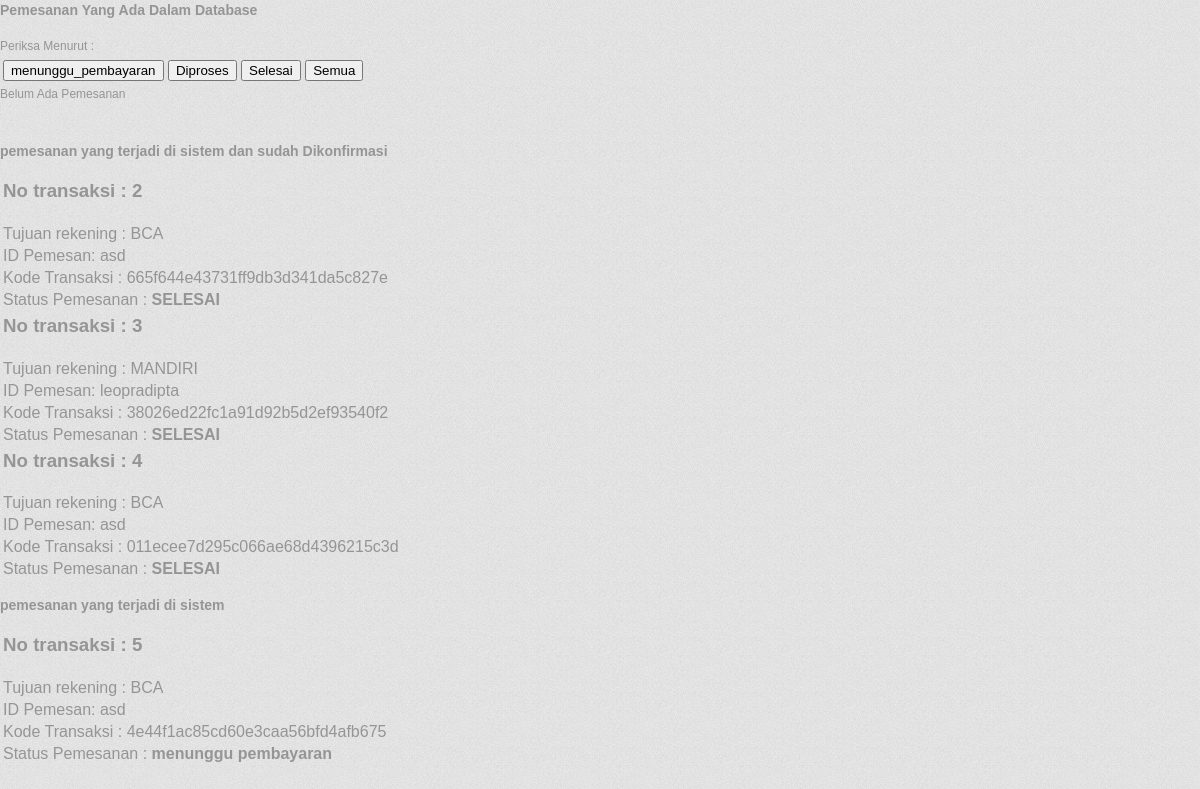
/admin/halaman/cek_belum_bayar.php, run on an earlier commit of the app's database.
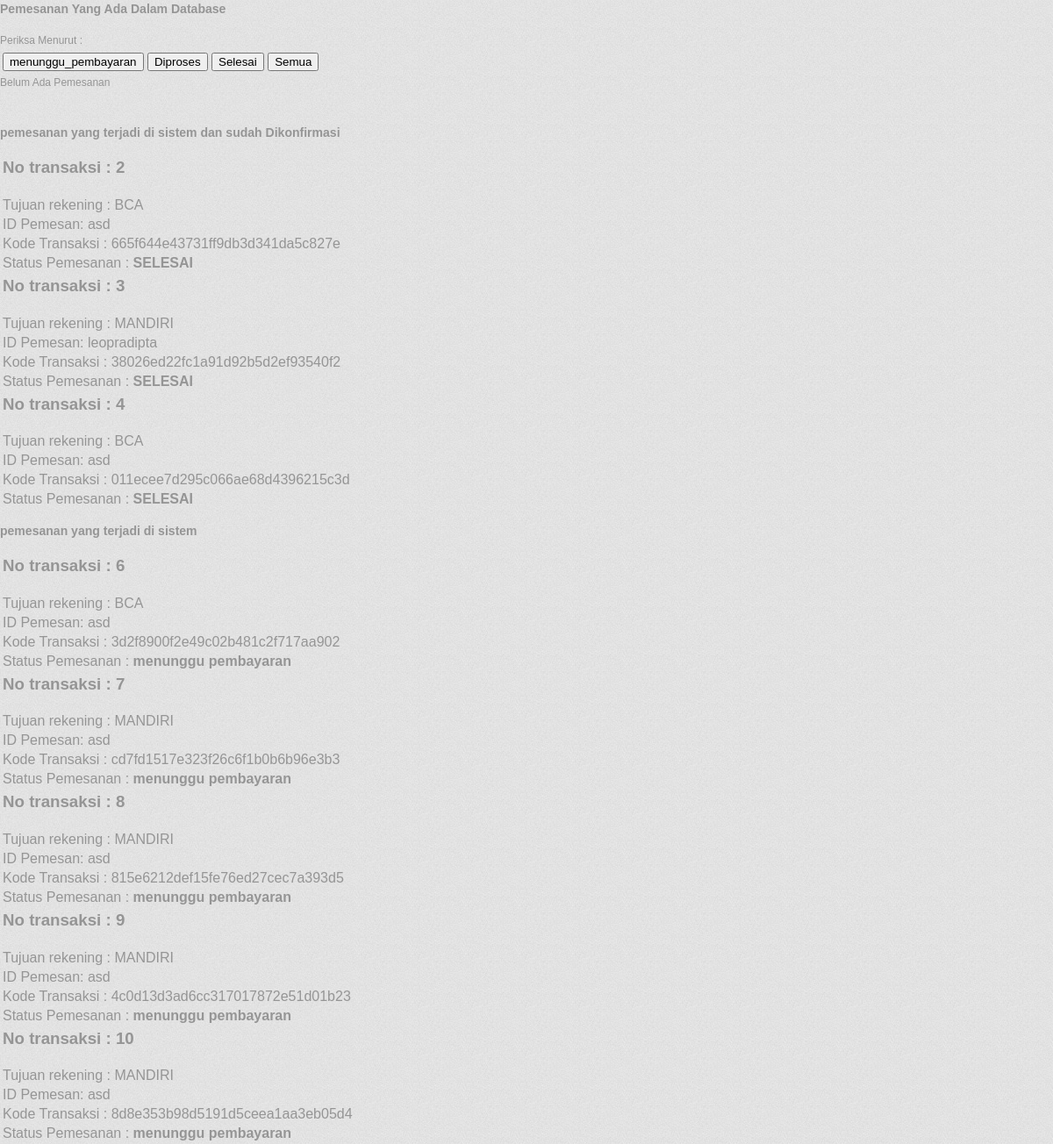
And on a later commit of the database.
### tables this page shows
CREATE TABLE IF NOT EXISTS `pemesanan` (
  `no` bigint(20) unsigned NOT NULL AUTO_INCREMENT,
  `kode` varchar(31) NOT NULL,
  `tanggal_disisipkan` datetime NOT NULL DEFAULT '0000-00-00 00:00:00',
  `oleh_pengguna` bigint(20) unsigned NOT NULL,
  `nama_penerima` varchar(63) NOT NULL DEFAULT '',
  `alamat_pengiriman` text NOT NULL,
  `kota_pengiriman` bigint(20) unsigned NOT NULL,
  `telepon_penerima` varchar(31) NOT NULL DEFAULT '',
  `berat_keseluruhan` double NOT NULL DEFAULT '0',
  `tarif_pengiriman` bigint(20) unsigned NOT NULL,
  `biaya_pengiriman` double NOT NULL DEFAULT '0',
  `harga_keseluruhan` double NOT NULL DEFAULT '0',
  `metode_pembayaran` bigint(20) unsigned NOT NULL,
  `status_pemesanan` bigint(20) unsigned NOT NULL,
  `pesan` text NOT NULL,
  PRIMARY KEY (`no`),
  UNIQUE KEY `kode` (`kode`),
  KEY `oleh_pengguna` (`oleh_pengguna`),
  KEY `metode_pembayaran` (`metode_pembayaran`),
  KEY `status_pemesanan` (`status_pemesanan`),
  KEY `tarif_pengiriman` (`tarif_pengiriman`),
  KEY `kota_pengiriman` (`kota_pengiriman`)
);

CREATE TABLE IF NOT EXISTS `pengguna` (
  `no` bigint(20) unsigned NOT NULL AUTO_INCREMENT COMMENT 'no sebagai PK',
  `kode` varchar(31) NOT NULL DEFAULT '' COMMENT 'kode merupakan username, yang digunakan sebagai alternatif PK',
  `nama` varchar(63) NOT NULL DEFAULT '' COMMENT 'nama tidak unik, memungkinkan nama yang sama',
  `kata_kunci` varchar(63) NOT NULL DEFAULT '' COMMENT 'kata_kunci merupakan password',
  `alamat` text NOT NULL,
  `kode_pos` varchar(5) NOT NULL,
  `email` varchar(63) NOT NULL DEFAULT '',
  `kota` bigint(20) unsigned NOT NULL,
  `telepon` varchar(31) NOT NULL DEFAULT '',
  `tanggal_disisipkan` datetime NOT NULL DEFAULT '0000-00-00 00:00:00' COMMENT 'tanggal_disisipkan merupakan tanggal dimana data dimasukkan',
  `jenis_pengguna` bigint(20) unsigned NOT NULL,
  `status_akses` enum('DIPERBOLEHKAN','DITOLAK') NOT NULL DEFAULT 'DIPERBOLEHKAN' COMMENT 'status_akses menandai pengguna tersebut bisa akses ke sistem atau tidak tanpa menghapus rekord',
  PRIMARY KEY (`no`),
  UNIQUE KEY `kode` (`kode`),
  KEY `jenis_pengguna` (`jenis_pengguna`),
  KEY `kota` (`kota`)
);

### admin/halaman/cek_belum_bayar.php (the view, shortened to what this page needs)
<form method="post" action="index.php?halaman=cek_belum_bayar">
    <table>
    <h3>
        Pemesanan Yang Ada Dalam Database
    </h3>
        <tr>
            <td>
                <input type="button" value="menunggu_pembayaran" name="cek" />
                <input type="button" value="Diproses" name="cek" />
                <input type="button" value="Selesai" name="cek" />
                <input type="button" value="Semua" name="cek" />
            </td>
        </tr>
    </table>
</form>
<?php
$sql = mysql_query("SELECT * FROM pemesanan WHERE status_pemesanan = '2'");
$productCount = mysql_num_rows($sql);
if ($productCount > 0)
    { ?>
    <head>
        <meta http-equiv="Content-Type" content="text/html; charset=utf-8" />
            <title>Transaksi</title>
                <link rel="stylesheet" href="../style.css" type="text/css" media="screen" />
    </head>
    <h3>
        pemesanan yang terjadi di sistem
    </h3>
<?php
        while ($row = mysql_fetch_array($sql)): ?>
        <table  width="50%" border="0" >
            <tr>
                <td>
                    <h3>No transaksi : <?php echo $no = $row["no"] ?></h3>
                </td>
            </tr>
            <tr>
                <td>
                    Tujuan rekening : <?php $bank = $row["metode_pembayaran"];
                                            if ($bank == 1)
                                            {
                                                echo "BCA";
                                            }
                                            else
                                            {
                                                echo "MANDIRI";
                                            }?>
                </td>
            </tr>
            <tr>
                <td>
                    ID Pemesan: <?php $user = $row["oleh_pengguna"];
                                        $sql55 = mysql_query("SELECT * FROM pengguna WHERE no='$user'");
                                        while ($row56 = mysql_fetch_assoc($sql55))
                                        {
                                            echo $row56["kode"];
                                        } ?>
                </td>
            </tr>
            <tr>
                <td>
                    Kode Transaksi : <?php $kode4 = $row["kode"]; echo $kode4; ?>
                </td>
            </tr>
            <tr>
                <td>
                    Status Pemesanan :<b> <?php $dataku = $row["status_pemesanan"];
                                                    if ($dataku == 1)
                                                    {
                                                        echo "menunggu pembayaran";
                                                    }
                                                    elseif ($dataku == 2)
                                                    {
                                                        echo "sedang diproses";
                                                    }
                                                    elseif ($dataku == 3)
                                                    {
                                                        echo "SELESAI";
                                                    } ?></b>
                </td>
            </tr>
        </table>
        <?php endwhile;
    }
    else
    {
        echo "Belum Ada Pemesanan";
    }
?>
<?php
$sql = mysql_query("SELECT * FROM pemesanan WHERE status_pemesanan = '3'");
$productCount = mysql_num_rows($sql);
if ($productCount > 0)
    { ?>
    <head>
                <link rel="stylesheet" href="../style.css" type="text/css" media="screen" />
    </head>
    <h3>
        pemesanan yang terjadi di sistem dan sudah Dikonfirmasi
    </h3>
<?php
        while ($row = mysql_fetch_array($sql)): ?>
        <table  width="50%" border="0" >
            <tr>
                <td>
                    <h3>No transaksi : <?php echo $no = $row["no"] ?></h3>
                </td>
            </tr>
            <tr>
                <td>
                    Tujuan rekening : <?php $bank = $row["metode_pembayaran"];
                                            if ($bank == 1)
                                            {
                                                echo "BCA";
                                            }
                                            else
                                            {
                                                echo "MANDIRI";
                                            }?>
                </td>
            </tr>
            <tr>
                <td>
                    ID Pemesan: <?php $user = $row["oleh_pengguna"];
                                        $sql55 = mysql_query("SELECT * FROM pengguna WHERE no='$user'");
                                        while ($row56 = mysql_fetch_assoc($sql55))
                                        {
                                            echo $row56["kode"];
                                        } ?>
                </td>
            </tr>
            <tr>
                <td>
                    Kode Transaksi : <?php $kode4 = $row["kode"]; echo $kode4; ?>
                </td>
            </tr>
            <tr>
                <td>
                    Status Pemesanan :<b> <?php $dataku = $row["status_pemesanan"];
                                                    if ($dataku == 1)
                                                    {
                                                        echo "menunggu pembayaran";
                                                    }
                                                    elseif ($dataku == 2)
                                                    {
                                                        echo "sedang diproses";
                                                    }
                                                    elseif ($dataku == 3)
                                                    {
                                                        echo "SELESAI";
                                                    } ?></b>
                </td>
            </tr>
        </table>
        <?php endwhile;
    }
    else
    {
        echo "Belum Ada Pemesanan";
    }
$sql = mysql_query("SELECT * FROM pemesanan WHERE status_pemesanan = '1'");
$productCount = mysql_num_rows($sql);
if ($productCount > 0)
    { ?>
    <head>
                <link rel="stylesheet" href="../style.css" type="text/css" media="screen" />
    </head>
    <h3>
        pemesanan yang terjadi di sistem
    </h3>
<?php
        while ($row = mysql_fetch_array($sql)): ?>
        <table  width="50%" border="0" >
            <tr>
                <td>
                    <h3>No transaksi : <?php echo $no = $row["no"] ?></h3>
                </td>
            </tr>
            <tr>
                <td>
                    Tujuan rekening : <?php $bank = $row["metode_pembayaran"];
                                            if ($bank == 1)
                                            {
                                                echo "BCA";
                                            }
                                            else
                                            {
                                                echo "MANDIRI";
                                            }?>
                </td>
            </tr>
            <tr>
                <td>
                    ID Pemesan: <?php $user = $row["oleh_pengguna"];
                                        $sql55 = mysql_query("SELECT * FROM pengguna WHERE no='$user'");
                                        while ($row56 = mysql_fetch_assoc($sql55))
                                        {
                                            echo $row56["kode"];
                                        } ?>
                </td>
            </tr>
            <tr>
                <td>
                    Kode Transaksi : <?php $kode4 = $row["kode"]; echo $kode4; ?>
                </td>
            </tr>
            <tr>
                <td>
                    Status Pemesanan :<b> <?php $dataku = $row["status_pemesanan"];
                                                    if ($dataku == 1)
                                                    {
                                                        echo "menunggu pembayaran";
                                                    }
                                                    elseif ($dataku == 2)
                                                    {
                                                        echo "sedang diproses";
                                                    }
                                                    elseif ($dataku == 3)
                                                    {
                                                        echo "SELESAI";
                                                    } ?></b>
                </td>
            </tr>
        </table>
        <?php endwhile;
    }
    else
    {
        echo "Belum Ada Pemesanan";
    }
?>

### style/style.css (style rules this page uses)
.header, .content, .menu_nav, .fbg, .footer, form, ol, ol li, ul, .content .mainbar, .content .sidebar { margin:0; padding:0; }

What changed in the data, as far as the page shows it:
removed pemesanan: no "5", shows "BCA", kode "4e44f1ac85cd60e3caa56bfd4afb675", shows "menunggu pembayaran", pengguna (kode "asd"), shown under "pemesanan yang terjadi di sistem"
added pemesanan: no "6", shows "BCA", kode "3d2f8900f2e49c02b481c2f717aa902", shows "menunggu pembayaran", pengguna (kode "asd"), shown under "pemesanan yang terjadi di sistem"
added pemesanan: no "7", shows "MANDIRI", kode "cd7fd1517e323f26c6f1b0b6b96e3b3", shows "menunggu pembayaran", pengguna (kode "asd"), shown under "pemesanan yang terjadi di sistem"
added pemesanan: no "8", shows "MANDIRI", kode "815e6212def15fe76ed27cec7a393d5", shows "menunggu pembayaran", pengguna (kode "asd"), shown under "pemesanan yang terjadi di sistem"
added pemesanan: no "9", shows "MANDIRI", kode "4c0d13d3ad6cc317017872e51d01b23", shows "menunggu pembayaran", pengguna (kode "asd"), shown under "pemesanan yang terjadi di sistem"
added pemesanan: no "10", shows "MANDIRI", kode "8d8e353b98d5191d5ceea1aa3eb05d4", shows "menunggu pembayaran", pengguna (kode "asd"), shown under "pemesanan yang terjadi di sistem"
